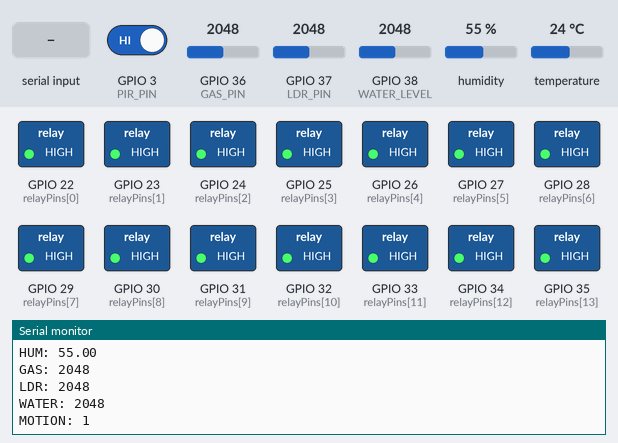
Bench run of a sketch on a simulated ESP32. Shown: switched loads named in the sketch (green lamp = pin HIGH), the last lines printed to the serial monitor. The test bench sets the inputs (shaded band); at power-on: GPIO 3 (PIR_PIN) HIGH, GPIO 36 (GAS_PIN) = 2048, GPIO 37 (LDR_PIN) = 2048, GPIO 38 (WATER_LEVEL) = 2048, humidity 55 %, temperature 24 °C.

Above: at 1.2 s.
1.3 s: "O\n" received over the second serial link
At 1.9 s:
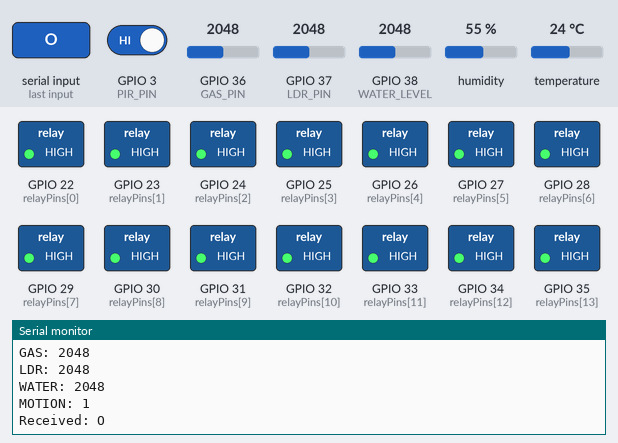
3.0 s: "90,45\n" received over the second serial link
At 3.4 s:
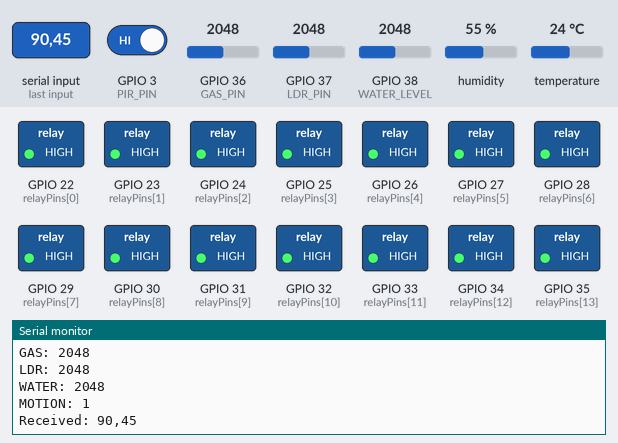
4.5 s: "5\n" received over the second serial link
At 4.9 s:
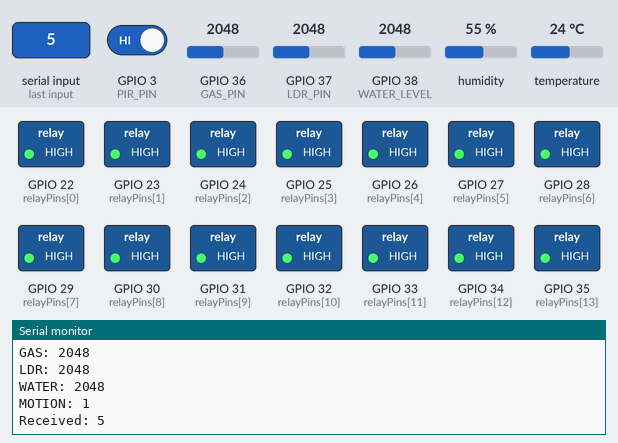

The sketch:

ARDUINO_MEGA.ino
```cpp
/*
=====================================================
INDUSTRIAL HOME AUTOMATION SYSTEM
Arduino Mega 2560 Firmware
=====================================================
*/

#include <Wire.h>
#include <RTClib.h>
#include <DHT.h>

#define DHTPIN 2
#define DHTTYPE DHT22

DHT dht(DHTPIN, DHTTYPE);
RTC_DS3231 rtc;

// ================= RELAY PINS =================

int relayPins[16] = {
  22,23,24,25,
  26,27,28,29,
  30,31,32,33,
  34,35,36,37
};

// ================= SENSOR PINS =================

#define PIR_PIN 3
#define GAS_PIN A0
#define LDR_PIN A1
#define WATER_LEVEL A2

// ================= VARIABLES =================

String incomingData = "";

float temperature;
float humidity;

void setup()
{
  Serial.begin(115200);
  Serial1.begin(115200);

  dht.begin();

  rtc.begin();

  // Relay Setup
  for(int i=0;i<16;i++)
  {
    pinMode(relayPins[i], OUTPUT);
    digitalWrite(relayPins[i], HIGH);
  }

  pinMode(PIR_PIN, INPUT);

  Serial.println("HOME AUTOMATION SYSTEM STARTED");
}

void loop()
{
  readSensors();

  receiveESP32Commands();

  sendSensorDataToESP32();

  delay(500);
}

// =================================================
// SENSOR READING
// =================================================

void readSensors()
{
  temperature = dht.readTemperature();
  humidity = dht.readHumidity();

  int gasValue = analogRead(GAS_PIN);
  int ldrValue = analogRead(LDR_PIN);
  int waterValue = analogRead(WATER_LEVEL);

  bool motion = digitalRead(PIR_PIN);

  Serial.print("TEMP: ");
  Serial.println(temperature);

  Serial.print("HUM: ");
  Serial.println(humidity);

  Serial.print("GAS: ");
  Serial.println(gasValue);

  Serial.print("LDR: ");
  Serial.println(ldrValue);

  Serial.print("WATER: ");
  Serial.println(waterValue);

  Serial.print("MOTION: ");
  Serial.println(motion);
}

// =================================================
// RECEIVE COMMANDS FROM ESP32
// =================================================

void receiveESP32Commands()
{
  while(Serial1.available())
  {
    char c = Serial1.read();

    if(c == '\n')
    {
      processCommand(incomingData);
      incomingData = "";
    }
    else
    {
      incomingData += c;
    }
  }
}

// =================================================
// PROCESS COMMANDS
// =================================================

void processCommand(String cmd)
{
  cmd.trim();

  Serial.print("Received: ");
  Serial.println(cmd);

  // Format:
  // R1ON
  // R1OFF

  if(cmd.startsWith("R"))
  {
    int relayNumber = cmd.substring(1, cmd.indexOf("O")).toInt();

    if(cmd.endsWith("ON"))
    {
      digitalWrite(relayPins[relayNumber - 1], LOW);

      Serial.print("Relay ");
      Serial.print(relayNumber);
      Serial.println(" ON");
    }

    if(cmd.endsWith("OFF"))
    {
      digitalWrite(relayPins[relayNumber - 1], HIGH);

      Serial.print("Relay ");
      Serial.print(relayNumber);
      Serial.println(" OFF");
    }
  }
}

// =================================================
// SEND SENSOR DATA TO ESP32
// =================================================

void sendSensorDataToESP32()
{
  Serial1.print("T:");
  Serial1.println(temperature);

  Serial1.print("H:");
  Serial1.println(humidity);

  Serial1.print("G:");
  Serial1.println(analogRead(GAS_PIN));

  Serial1.print("L:");
  Serial1.println(analogRead(LDR_PIN));

  Serial1.print("W:");
  Serial1.println(analogRead(WATER_LEVEL));
}
```

Measured:
- after the input at 1.3 s, the serial monitor: prints a new line after 0.21 s (image 1)
- after the input at 3.0 s, the serial monitor: prints a new line at once (image 2)
- after the input at 4.5 s, the serial monitor: prints a new line at once (image 3)
